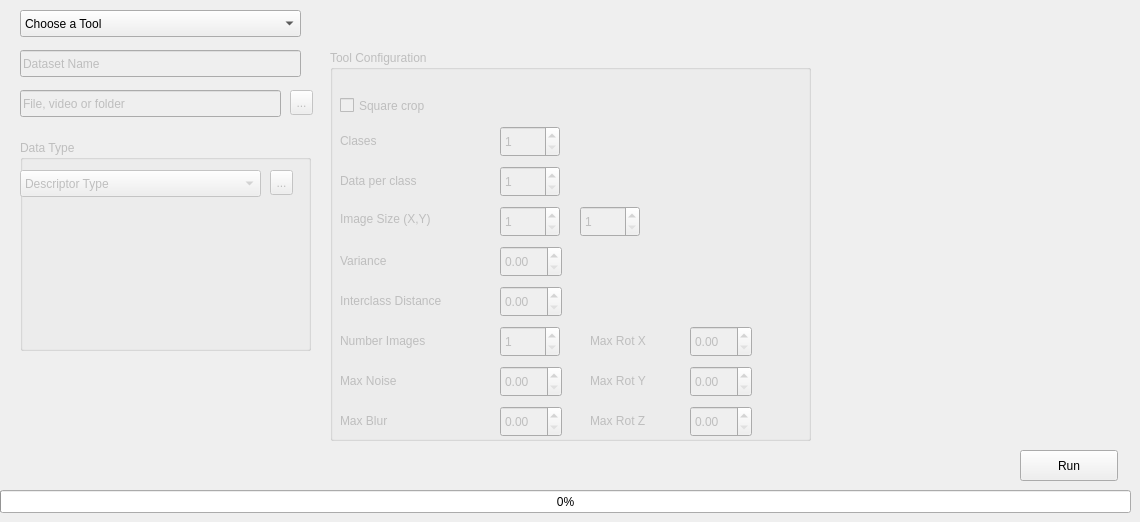
         <widget class="QWidget" name="i_data_managing">
          <attribute name="title">
           <string>Data Managing</string>
          </attribute>
          <widget class="QComboBox" name="i_tool">
           <property name="enabled">
            <bool>true</bool>
           </property>
           <property name="geometry">
            <rect>
             <x>20</x>
             <y>10</y>
             <width>281</width>
             <height>27</height>
            </rect>
           </property>
           <item>
            <property name="text">
             <string>Choose a Tool</string>
            </property>
           </item>
           <item>
            <property name="text">
             <string>Load Dataset</string>
            </property>
           </item>
           <item>
            <property name="text">
             <string>Synthetic Images</string>
            </property>
           </item>
           <item>
            <property name="text">
             <string>Load Images</string>
            </property>
           </item>
           <item>
            <property name="text">
             <string>Load Images and Labeling</string>
            </property>
           </item>
           <item>
            <property name="text">
             <string>Load Images Crop and Labeling</string>
            </property>
           </item>
           <item>
            <property name="text">
             <string>Load Video Crop and Labeling</string>
            </property>
           </item>
           <item>
            <property name="text">
             <string>Automatically Background Generation in Dataset</string>
            </property>
           </item>
           <item>
            <property name="text">
             <string>Objects Tracking in Video</string>
            </property>
           </item>
           <item>
            <property name="text">
             <string>Objects Tracking and Background Generation in Video</string>
            </property>
           </item>
           <item>
            <property name="text">
             <string>Process Descriptors</string>
            </property>
           </item>
           <item>
            <property name="text">
             <string>Expand Dataset</string>
            </property>
           </item>
           <item>
            <property name="text">
             <string>Save Results as Dataset</string>
            </property>
           </item>
           <item>
            <property name="text">
             <string>Join Datasets</string>
            </property>
           </item>
          </widget>
          <widget class="QGroupBox" name="i_datatype">
           <property name="enabled">
            <bool>false</bool>
           </property>
           <property name="geometry">
            <rect>
             <x>20</x>
             <y>140</y>
             <width>291</width>
             <height>211</height>
            </rect>
           </property>
           <property name="title">
            <string>Data Type</string>
           </property>
           <widget class="QToolButton" name="i_datamanaging_descriptortool">
            <property name="geometry">
             <rect>
              <x>250</x>
              <y>30</y>
              <width>23</width>
              <height>25</height>
             </rect>
            </property>
            <property name="text">
             <string>...</string>
            </property>
           </widget>
           <widget class="QComboBox" name="i_datamanaging_descriptortype">
            <property name="geometry">
             <rect>
              <x>0</x>
              <y>30</y>
              <width>241</width>
              <height>27</height>
             </rect>
            </property>
            <item>
             <property name="text">
              <string>Descriptor Type</string>
             </property>
            </item>
            <item>
             <property name="text">
              <string>RGB</string>
             </property>
            </item>
            <item>
             <property name="text">
              <string>GRAY</string>
             </property>
            </item>
            <item>
             <property name="text">
              <string>HSV</string>
             </property>
            </item>
            <item>
             <property name="text">
              <string>H Channel</string>
             </property>
            </item>
            <item>
             <property name="text">
              <string>S Channel</string>
             </property>
            </item>
            <item>
             <property name="text">
              <string>V Channel</string>
             </property>
            </item>
            <item>
             <property name="text">
              <string>Threshold</string>
             </property>
            </item>
            <item>
             <property name="text">
              <string>Canny</string>
             </property>
            </item>
            <item>
             <property name="text">
              <string>Sobel</string>
             </property>
            </item>
            <item>
             <property name="text">
              <string>Main Color</string>
             </property>
            </item>
            <item>
             <property name="text">
              <string>HOG</string>
             </property>
            </item>
            <item>
             <property name="text">
              <string>Keypoints</string>
             </property>
            </item>
           </widget>
          </widget>
          <widget class="QLineEdit" name="i_dataname">
           <property name="enabled">
            <bool>false</bool>
           </property>
           <property name="geometry">
            <rect>
             <x>20</x>
             <y>50</y>
             <width>281</width>
             <height>27</height>
            </rect>
           </property>
           <property name="text">
            <string>Dataset Name</string>
           </property>
          </widget>
          <widget class="QLineEdit" name="i_datapath">
           <property name="enabled">
            <bool>false</bool>
           </property>
           <property name="geometry">
            <rect>
             <x>20</x>
             <y>90</y>
             <width>261</width>
             <height>27</height>
            </rect>
           </property>
           <property name="text">
            <string>File, video or folder</string>
           </property>
          </widget>
          <widget class="QToolButton" name="i_toolButton">
           <property name="enabled">
            <bool>false</bool>
           </property>
           <property name="geometry">
            <rect>
             <x>290</x>
             <y>90</y>
             <width>23</width>
             <height>25</height>
            </rect>
           </property>
           <property name="text">
            <string>...</string>
           </property>
          </widget>
          <widget class="QGroupBox" name="i_config_tool">
           <property name="enabled">
            <bool>false</bool>
           </property>
           <property name="geometry">
            <rect>
             <x>330</x>
             <y>50</y>
             <width>481</width>
             <height>391</height>
            </rect>
           </property>
           <property name="title">
            <string>Tool Configuration</string>
           </property>
           <widget class="QLabel" name="i_label_clases">
            <property name="geometry">
             <rect>
              <x>10</x>
              <y>80</y>
              <width>131</width>
              <height>21</height>
             </rect>
            </property>
            <property name="text">
             <string>Clases</string>
            </property>
           </widget>
           <widget class="QSpinBox" name="i_clases">
            <property name="geometry">
             <rect>
              <x>170</x>
              <y>76</y>
              <width>60</width>
              <height>31</height>
             </rect>
            </property>
            <property name="minimum">
             <number>1</number>
            </property>
            <property name="value">
             <number>1</number>
            </property>
           </widget>
           <widget class="QLabel" name="i_label_dataperclass">
            <property name="geometry">
             <rect>
              <x>10</x>
              <y>120</y>
              <width>121</width>
              <height>21</height>
             </rect>
            </property>
            <property name="text">
             <string>Data per class</string>
            </property>
           </widget>
           <widget class="QSpinBox" name="i_dataperclass">
            <property name="geometry">
             <rect>
              <x>170</x>
              <y>116</y>
              <width>60</width>
              <height>31</height>
             </rect>
            </property>
            <property name="minimum">
             <number>1</number>
            </property>
            <property name="maximum">
             <number>999999</number>
            </property>
           </widget>
           <widget class="QLabel" name="i_label_size">
            <property name="geometry">
             <rect>
              <x>10</x>
              <y>160</y>
              <width>151</width>
              <height>17</height>
             </rect>
            </property>
            <property name="text">
             <string>Image Size (X,Y)</string>
            </property>
           </widget>
           <widget class="QLabel" name="i_label_variance">
            <property name="geometry">
             <rect>
              <x>10</x>
              <y>200</y>
              <width>81</width>
              <height>21</height>
             </rect>
            </property>
            <property name="text">
             <string>Variance</string>
            </property>
           </widget>
           <widget class="QLabel" name="i_label_interclassdistance">
            <property name="geometry">
             <rect>
              <x>10</x>
              <y>240</y>
              <width>161</width>
              <height>21</height>
             </rect>
            </property>
            <property name="text">
             <string>Interclass Distance</string>
            </property>
           </widget>
           <widget class="QSpinBox" name="i_size_x">
            <property name="geometry">
             <rect>
              <x>170</x>
              <y>156</y>
              <width>60</width>
              <height>31</height>
             </rect>
            </property>
            <property name="minimum">
             <number>1</number>
            </property>
            <property name="maximum">
             <number>999999</number>
            </property>
           </widget>
           <widget class="QSpinBox" name="i_size_y">
            <property name="geometry">
             <rect>
              <x>250</x>
              <y>156</y>
              <width>60</width>
              <height>31</height>
             </rect>
            </property>
            <property name="minimum">
             <number>1</number>
            </property>
            <property name="maximum">
             <number>999999</number>
            </property>
           </widget>
           <widget class="QDoubleSpinBox" name="i_variance">
            <property name="geometry">
             <rect>
              <x>170</x>
              <y>196</y>
              <width>62</width>
              <height>31</height>
             </rect>
            </property>
            <property name="maximum">
             <double>999999.989999999990687</double>
            </property>
            <property name="singleStep">
             <double>0.100000000000000</double>
            </property>
           </widget>
           <widget class="QDoubleSpinBox" name="i_interclassdistance">
            <property name="geometry">
             <rect>
              <x>170</x>
              <y>236</y>
              <width>62</width>
              <height>31</height>
             </rect>
            </property>
            <property name="maximum">
             <double>999999.989999999990687</double>
            </property>
            <property name="singleStep">
             <double>0.100000000000000</double>
            </property>
           </widget>
           <widget class="QLabel" name="i_label_images">
            <property name="geometry">
             <rect>
              <x>10</x>
              <y>280</y>
              <width>131</width>
              <height>21</height>
             </rect>
            </property>
            <property name="text">
             <string>Number Images</string>
            </property>
           </widget>
           <widget class="QLabel" name="i_label_maxnoise">
            <property name="geometry">
             <rect>
              <x>10</x>
              <y>320</y>
              <width>101</width>
              <height>21</height>
             </rect>
            </property>
            <property name="text">
             <string>Max Noise</string>
            </property>
           </widget>
           <widget class="QLabel" name="i_label_maxblur">
            <property name="geometry">
             <rect>
              <x>10</x>
              <y>360</y>
              <width>91</width>
              <height>21</height>
             </rect>
            </property>
            <property name="text">
             <string>Max Blur</string>
            </property>
           </widget>
           <widget class="QLabel" name="i_label_maxrotz">
            <property name="geometry">
             <rect>
              <x>260</x>
              <y>360</y>
              <width>91</width>
              <height>21</height>
             </rect>
            </property>
            <property name="text">
             <string>Max Rot Z</string>
            </property>
           </widget>
           <widget class="QLabel" name="i_label_maxrotx">
            <property name="geometry">
             <rect>
              <x>260</x>
              <y>280</y>
              <width>91</width>
              <height>21</height>
             </rect>
            </property>
            <property name="text">
             <string>Max Rot X</string>
            </property>
           </widget>
           <widget class="QLabel" name="i_label_maxroty">
            <property name="geometry">
             <rect>
              <x>260</x>
              <y>320</y>
              <width>91</width>
              <height>21</height>
             </rect>
            </property>
            <property name="text">
             <string>Max Rot Y</string>
            </property>
           </widget>
           <widget class="QSpinBox" name="i_images">
            <property name="geometry">
             <rect>
              <x>170</x>
              <y>276</y>
              <width>60</width>
              <height>31</height>
             </rect>
            </property>
            <property name="minimum">
             <number>1</number>
            </property>
            <property name="maximum">
             <number>999999</number>
            </property>
           </widget>
           <widget class="QDoubleSpinBox" name="i_maxnoise">
            <property name="geometry">
             <rect>
              <x>170</x>
              <y>316</y>
              <width>62</width>
              <height>31</height>
             </rect>
            </property>
            <property name="maximum">
             <double>999999.989999999990687</double>
            </property>
           </widget>
           <widget class="QDoubleSpinBox" name="i_maxblur">
            <property name="geometry">
             <rect>
              <x>170</x>
              <y>356</y>
              <width>62</width>
              <height>31</height>
             </rect>
            </property>
            <property name="maximum">
             <double>999999.989999999990687</double>
            </property>
           </widget>
           <widget class="QDoubleSpinBox" name="i_maxrotx">
            <property name="geometry">
             <rect>
              <x>360</x>
              <y>276</y>
              <width>62</width>
              <height>31</height>
             </rect>
            </property>
            <property name="maximum">
             <double>360.000000000000000</double>
            </property>
           </widget>
           <widget class="QDoubleSpinBox" name="i_maxroty">
            <property name="geometry">
             <rect>
              <x>360</x>
              <y>316</y>
              <width>62</width>
              <height>31</height>
             </rect>
            </property>
            <property name="maximum">
             <double>360.000000000000000</double>
            </property>
           </widget>
           <widget class="QDoubleSpinBox" name="i_maxrotz">
            <property name="geometry">
             <rect>
              <x>360</x>
              <y>356</y>
              <width>62</width>
              <height>31</height>
             </rect>
            </property>
            <property name="maximum">
             <double>360.000000000000000</double>
            </property>
           </widget>
           <widget class="QCheckBox" name="i_square">
            <property name="geometry">
             <rect>
              <x>10</x>
              <y>40</y>
              <width>161</width>
              <height>31</height>
             </rect>
            </property>
            <property name="text">
             <string>Square crop</string>
            </property>
           </widget>
          </widget>
          <widget class="QProgressBar" name="i_progress_datamanaging">
           <property name="geometry">
            <rect>
             <x>0</x>
             <y>490</y>
             <width>1131</width>
             <height>23</height>
            </rect>
           </property>
           <property name="value">
            <number>0</number>
           </property>
          </widget>
          <widget class="QPushButton" name="i_run_datamanaging">
           <property name="geometry">
            <rect>
             <x>1020</x>
             <y>450</y>
             <width>98</width>
             <height>31</height>
            </rect>
           </property>
           <property name="text">
            <string>Run</string>
           </property>
          </widget>
         </widget>
